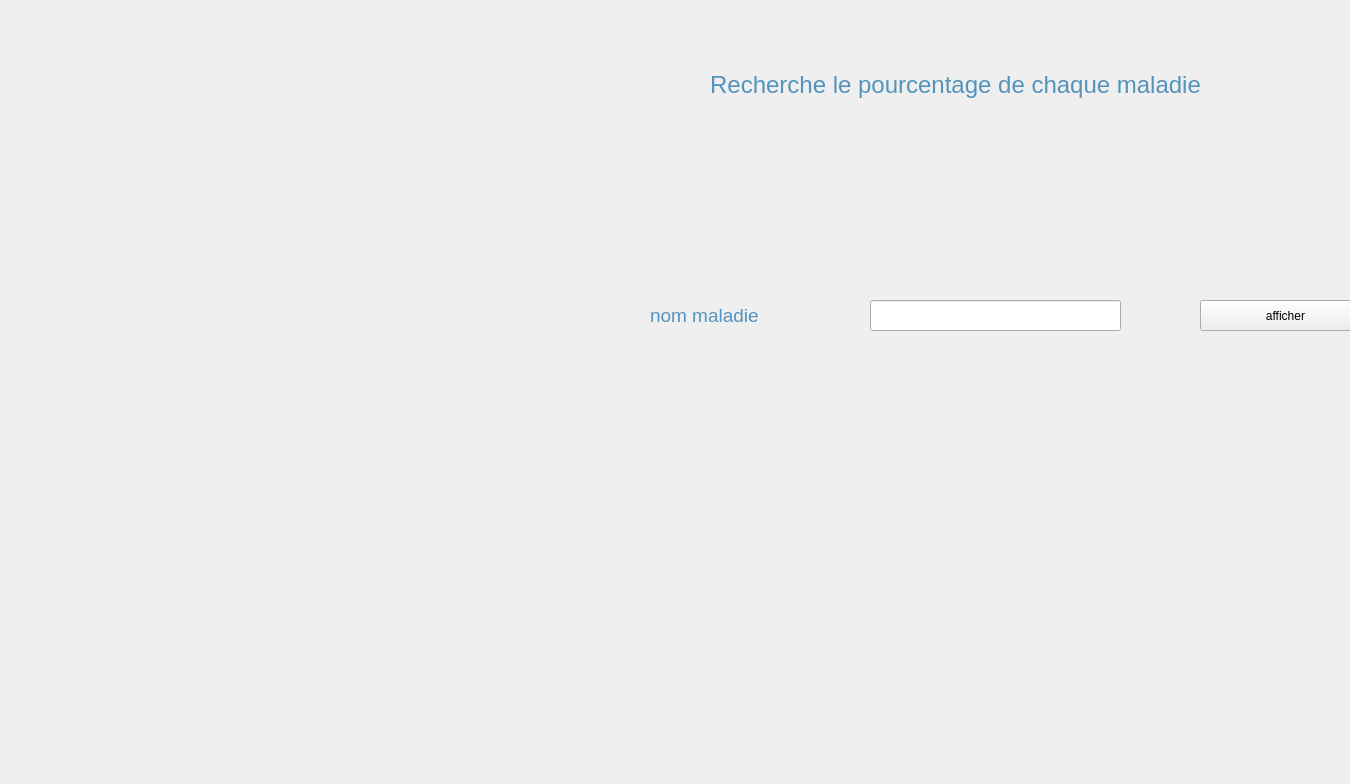
<?xml version="1.0" encoding="UTF-8"?>
<ui version="4.0">
 <class>w19</class>
 <widget class="QWidget" name="w19">
  <property name="geometry">
   <rect>
    <x>0</x>
    <y>0</y>
    <width>1350</width>
    <height>784</height>
   </rect>
  </property>
  <property name="windowTitle">
   <string>Form</string>
  </property>
  <property name="styleSheet">
   <string notr="true">#w19{
	border-image: url(im31.png) 0 0 0 0 stretch stretch;
}</string>
  </property>
  <widget class="QLabel" name="label">
   <property name="geometry">
    <rect>
     <x>610</x>
     <y>50</y>
     <width>691</width>
     <height>71</height>
    </rect>
   </property>
   <property name="text">
    <string>&lt;html&gt;&lt;head/&gt;&lt;body&gt;&lt;p align=&quot;center&quot;&gt;&lt;span style=&quot; font-size:18pt; color:#5393bd;&quot;&gt;Recherche le pourcentage de chaque maladie&lt;/span&gt;&lt;/p&gt;&lt;/body&gt;&lt;/html&gt;</string>
   </property>
  </widget>
  <widget class="QLabel" name="label_2">
   <property name="geometry">
    <rect>
     <x>650</x>
     <y>290</y>
     <width>171</width>
     <height>51</height>
    </rect>
   </property>
   <property name="text">
    <string>&lt;html&gt;&lt;head/&gt;&lt;body&gt;&lt;p&gt;&lt;span style=&quot; font-size:14pt; color:#5393bd;&quot;&gt;nom  maladie&lt;/span&gt;&lt;/p&gt;&lt;/body&gt;&lt;/html&gt;</string>
   </property>
  </widget>
  <widget class="QLineEdit" name="nommldie">
   <property name="geometry">
    <rect>
     <x>870</x>
     <y>300</y>
     <width>251</width>
     <height>31</height>
    </rect>
   </property>
  </widget>
  <widget class="QPushButton" name="affiche">
   <property name="geometry">
    <rect>
     <x>1200</x>
     <y>300</y>
     <width>171</width>
     <height>31</height>
    </rect>
   </property>
   <property name="text">
    <string>afficher</string>
   </property>
  </widget>
 </widget>
 <resources/>
 <connections/>
</ui>
